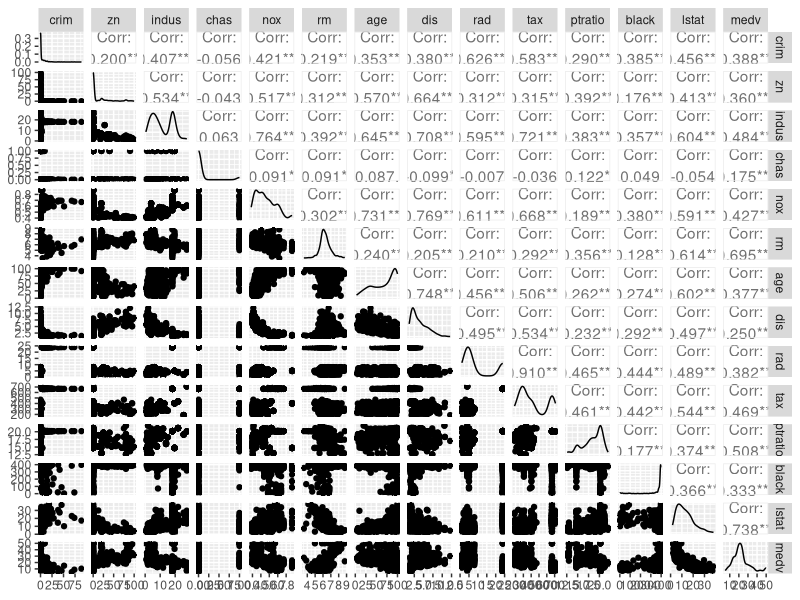
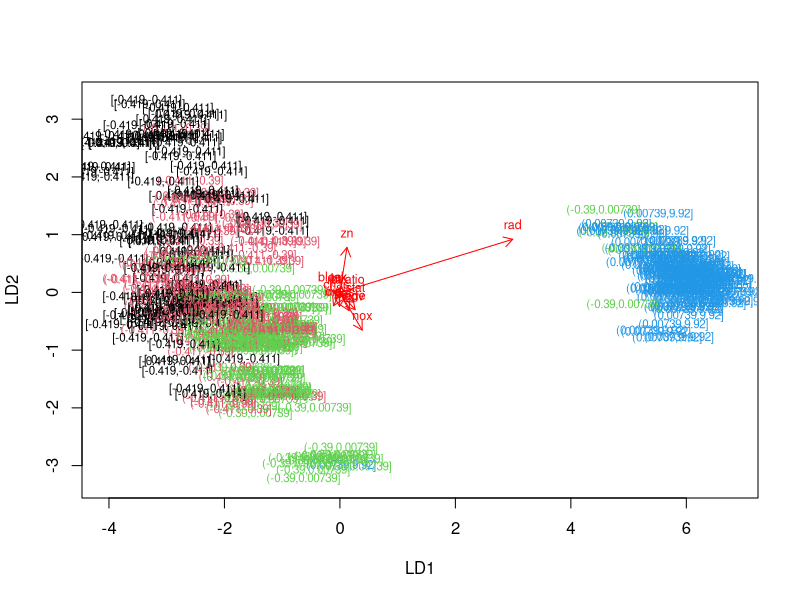
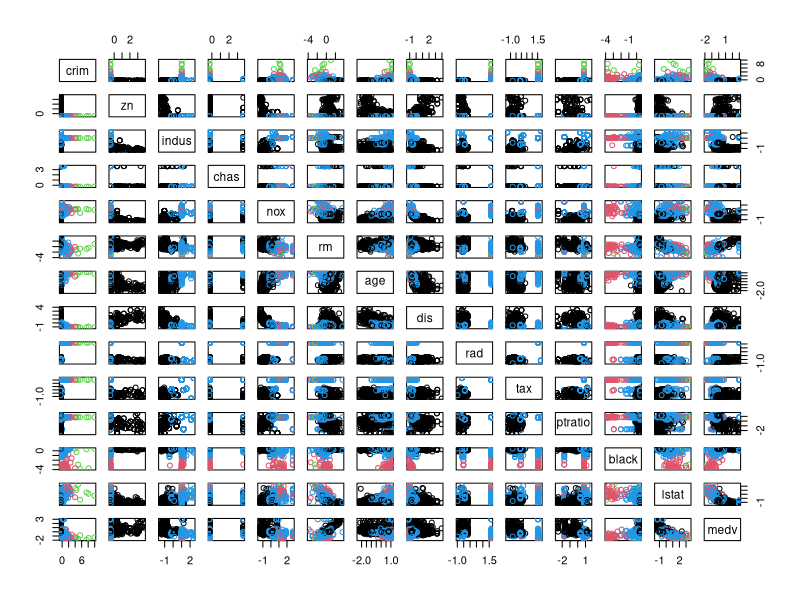
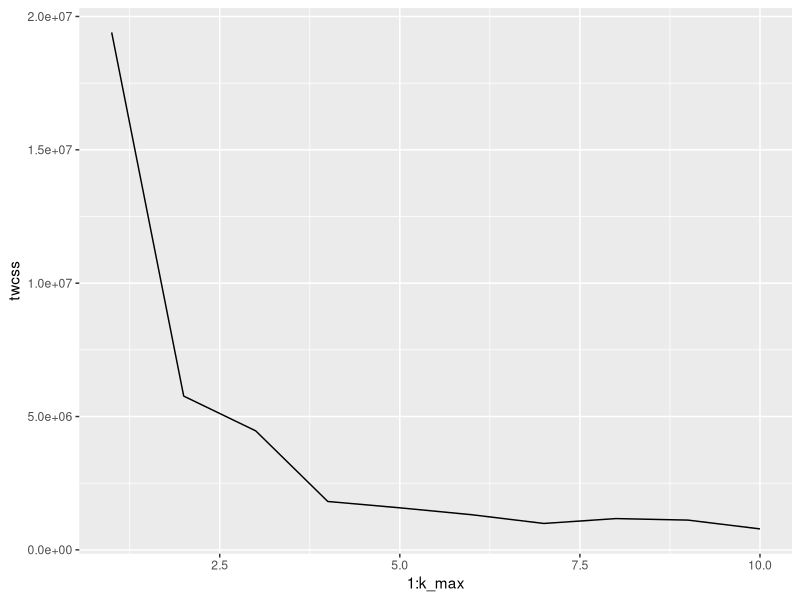
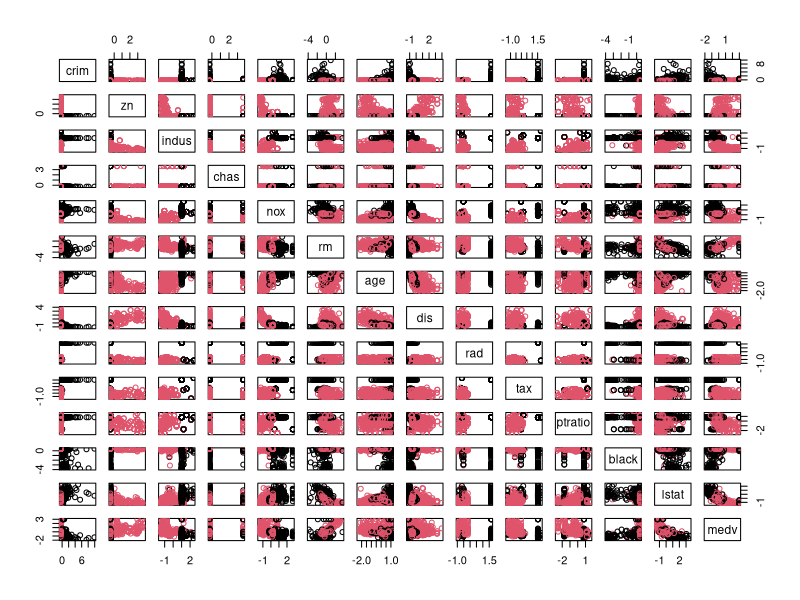

The R source for these figures, in order:
## ---- chunk 1
knitr::opts_chunk$set(echo = TRUE)
## ---- chunk 2
# Load the required package
library(MASS)

# Activate Boston dataset
data("Boston")

# Explore the dimensions
str(Boston)
## ---- chunk 3
# Load needed packages
suppressMessages(library(ggplot2))
suppressMessages(library(GGally))
suppressMessages(library(tidyverse))

# Create a plot matrix to investigate the relationships of the variables
p <- ggpairs(Boston, lower = list(combo = wrap("facethist", bins = 20)))
p
## ---- chunk 4
# Take the summaries of the Boston variables
summary(Boston)
## ---- chunk 5
# Scale data
boston_scaled <- as.data.frame(scale(Boston))

# Summaries of the scaled variables
summary(boston_scaled)
## ---- chunk 6
# Summary of the scaled crime rate
summary(boston_scaled$crim)

# Create a quantile vector of crim and print it
bins <- quantile(boston_scaled$crim)
bins

# Create a categorical variable 'crime'
crime <- cut(boston_scaled$crim, breaks = bins, include.lowest = TRUE)

# Remove original crim from the dataset
boston_scaled <- dplyr::select(boston_scaled, -crim)

# Add the new categorical value to scaled data
boston_scaled <- data.frame(boston_scaled, crime)
## ---- chunk 7
# Number of rows in the Boston dataset 
n <- nrow(boston_scaled)

# Randomly choose 80% of the rows
ind <- sample(nrow(boston_scaled),  size = n * 0.8)

# Create train set
train <- boston_scaled[ind,]

# Create test set 
test <- boston_scaled[-ind,]

# Save the correct classes from test data
correct_classes <- test$crime

# Remove the crime variable from test data
test <- dplyr::select(test, -crime)
## ---- chunk 8
# Linear discriminant analysis
lda.fit <- lda(crime ~ ., data = train)

# Print the lda.fit object
lda.fit

# The function for lda biplot arrows
lda.arrows <- function(x, myscale = 1, arrow_heads = 0.1, color = "red", tex = 0.75, choices = c(1,2)){
  heads <- coef(x)
  graphics::arrows(x0 = 0, y0 = 0, 
         x1 = myscale * heads[,choices[1]], 
         y1 = myscale * heads[,choices[2]], col=color, length = arrow_heads)
  text(myscale * heads[,choices], labels = row.names(heads), 
       cex = tex, col=color, pos=3)
}

# Target classes as numeric
classes <- as.numeric(train$crime)

# Plot the lda results
plot(lda.fit, dimen = 2, col = classes, pch = classes)
lda.arrows(lda.fit, myscale = 1)

## ---- chunk 9
# Predict classes with test data
lda.pred <- predict(lda.fit, newdata = test)

# Cross tabulate the results
table(correct = correct_classes, predicted = lda.pred$class)
## ---- chunk 10
# Activate Boston dataset
data("Boston")

# Standardize the data
boston_scaled <- scale(Boston)

# Euclidean distance matrix
dist_eu <- dist(boston_scaled)

# Look at the summary of the distances
summary(dist_eu)

# Set seed for reproducibility
set.seed(7)

# k-means clustering
km <- kmeans(boston_scaled, centers = 4)

# Plot the boston_scaled dataset with clusters
pairs(boston_scaled, col = km$cluster)

# Determine the number of clusters
k_max <- 10

# Calculate the total within sum of squares
twcss <- sapply(1:k_max, function(k){kmeans(Boston, k)$tot.withinss})

# Visualize the results
quickplot(x = 1:k_max, y = twcss, geom = 'line')
## ---- chunk 11
# k-means clustering
km <- kmeans(boston_scaled, centers = 2)

# Plot the boston_scaled dataset with clusters
pairs(boston_scaled, col = km$cluster)
